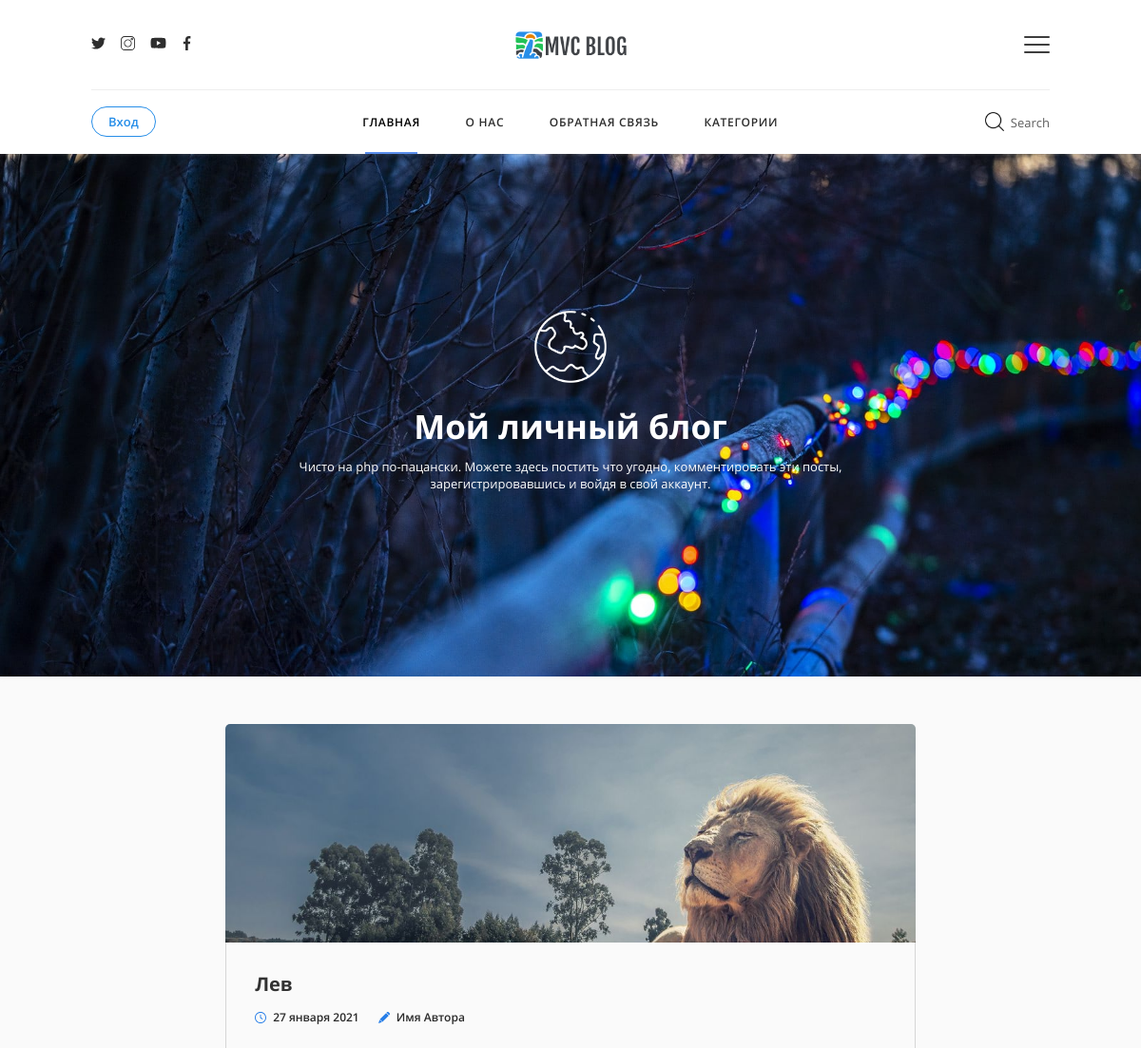
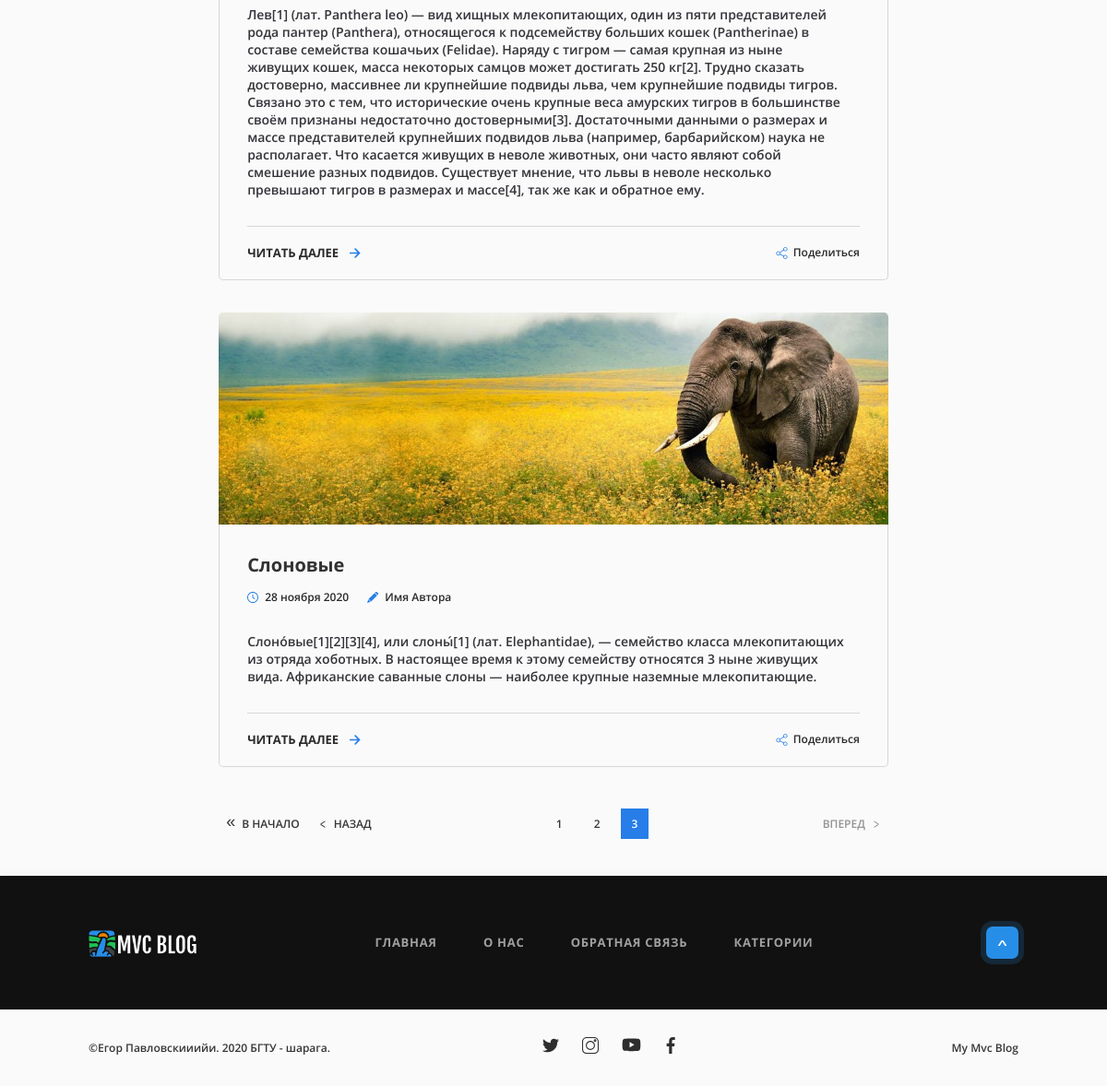
Page /main/index/3 on the committed database (2 pictures, top to bottom).
### tables this page shows
CREATE TABLE `posts` (
  `id` int(11) NOT NULL,
  `name` text DEFAULT NULL,
  `description` text DEFAULT NULL,
  `text` text DEFAULT NULL,
  `date_of_create` datetime DEFAULT NULL,
  `date_of_last_edit` datetime DEFAULT NULL,
  `likes` int(11) NOT NULL DEFAULT 0,
  `dislikes` int(11) NOT NULL DEFAULT 0,
  `views` int(11) NOT NULL DEFAULT 0
);

### application/controllers/MainController.php (called while the page is built, shortened)
<?php
class MainController extends Controller {
    public $account;
    public function __construct($route)
    {
        $this->account = new Account();
    }
    public function indexAction(){
        $limit = 3;
        $pagination = new Pagination($this->route, $this->model->getNewestPostsCount(), $limit);
        $paginationContent = $pagination->getContent();
        $posts = $this->model->getNewestPostsByLimit($limit, $pagination->currentPage);
        for ($i = 0; $i < count($posts); $i++){
            $posts[$i]['col_of_comments'] = $this->model->commentsCount($posts[$i]['id']);
        }
        $userData = $this->account->getAuthorizeData();
        $this->view->render('Главная страница', [
            'posts' => $posts,
            'pagination' => $paginationContent,
            'userData' => $userData
        ]);
    }
}

### index.php (called while the page is built, shortened)
<?php
spl_autoload_register(function($class){
    $src = str_replace('\\', '/', $class) . '.php';
});
$s = new Router();
$s->run();

### application/core/Controller.php (called while the page is built, shortened)
<?php
abstract class Controller {
	public $route;
	public $acl;
	public function __construct($route) {
        $this->route = $route;
        if($this->checkAcl()) {
            $this->model = $this->loadModel($route['controller']);
        } else{
            View::errorCode(403);
        }
	}
	public function loadModel($name){
	    $path = 'application\models\\'.ucfirst($name);
	    if(class_exists($path)){
	        return new $path();
        }
    }
    public function checkAcl(){
	    $filename = 'application/acl/'.$this->route['controller'].'.php';
	    if(file_exists($filename)){
            $this->acl = require $filename;
            if($this->isAcl('all')){
                return true;
            }
            return false;
        } else{
	        View::errorCode(404);
        }
    }
    public function isAcl($key){
        return in_array($this->route['action'], $this->acl[$key]);
    }
}

### application/config/db.php (called while the page is built)
<?php
return [
    'host' => 'localhost',
    'name' => 'mvc_db',
    'user' => 'root',
    'password' => 'root',
    'charset' => 'utf8'
];

### application/lib/Db.php (called while the page is built, shortened)
<?php
class Db
{
   protected $db;
   public function __construct()
   {
       $config =  require 'application/config/db.php';
       $this->db = new PDO("mysql:host={$config['host']};dbname={$config['name']};charset={$config['charset']}", $config['user'], $config['password']);
   }
    public function query($request, $params = [])
    {
        $query = $this->db->prepare($request);
        if (!empty($params)) {
            foreach ($params as $key => $param) {
                if (is_int($param)) {
                    $query->bindValue(':' . $key, $param, PDO::PARAM_INT);
                } else {
                    $query->bindValue(':' . $key, $param, PDO::PARAM_STR);
                }
            }
        }
        if(!$query->execute()){
            return false;
        }
        return $query;
    }
    public function row($request, $params = []){
        $query = $this->query($request, $params);
        $result = $query->fetchAll(PDO::FETCH_ASSOC);
        return $result;
    }
    public function column($request, $params = []){
        $query = $this->query($request, $params);
        return $query->fetchColumn();
    }
}

### application/core/Model.php (called while the page is built, shortened)
<?php
abstract class Model {
	public function __construct() {
        $this->db = new Db();
	}
}

### application/models/Main.php (called while the page is built, shortened)
<?php
class Main extends Model {
    public function getNewestPostsByLimit($limit, $currentPage){
        $params = [
            'limit' => $limit,
            'offset' => ($currentPage-1)*$limit
        ];
        return $this->db->row('SELECT * FROM posts WHERE TO_DAYS(NOW()) - TO_DAYS(date_of_create) <= 30 ORDER BY `date_of_create` DESC LIMIT :limit OFFSET :offset', $params);
    }
    public function getNewestPostsCount(){
        return $this->db->column('SELECT COUNT(id) FROM posts WHERE TO_DAYS(NOW()) - TO_DAYS(date_of_create) <= 30');
    }
    public function commentsCount($postId){
        $params = [
            'post_id' => $postId,
            'record_type' => 'comment'
        ];
        return $this->db->column('SELECT COUNT(author_id) FROM comments WHERE post_id = :post_id AND record_type = :record_type', $params);
    }
}

### application/views/main/index.php (the view, shortened to what this page needs)
    <div class="header_flex">
        <div class="header_title">
            <img src="/public/imgs/main_header_title_img.png">
            <h2>Мой личный блог</h2>
            <p>Чисто на php по-пацански. Можете здесь постить что угодно, комментировать эти посты, зарегистрировавшись и войдя в свой аккаунт.</p>
        </div>
    </div>
</header>
<div class="column pd_s">
    <div class="recordings_container">
        <section class="blog_recordings">
            <?php if (empty($posts)): ?>
                <p>Посты закончились, зай :3</p>
            <?php else: ?>
                <?php foreach ($posts as $post): ?>
                    <article class="blog_recording">
                        <div class="blog_img">
                            <img src="/public/uploaded_information/<?=$post["id"]?>.jpg">
                        </div>
                        <div class="main_post_content">
                            <div class="record_container">
                                <div class="blog_recording_block">
                                    <div class="name_block">
                                        <a href="<?='/post/'.$post['id']?>" class="blog_name">
                                            <?=htmlspecialchars($post['name'], ENT_QUOTES|ENT_HTML5, 'UTF-8', true);?>
                                        </a>
                                        <div class="info-block">
                                            <div class="blog_date">
                                                <img src="/public/imgs/clock.svg"/>
                                               <p>
                                                   <?php
                                                   $postDateStr = $post['date_of_create'];
                                                   if($post['date_of_last_edit']) {
                                                       $postDateStr = $post['date_of_last_edit'];
                                                   }
                                                   $postDate = strtotime($postDateStr);
                                                   $arr = [
                                                       'января',
                                                       'февраля',
                                                       'марта',
                                                       'апреля',
                                                       'мая',
                                                       'июня',
                                                       'июля',
                                                       'августа',
                                                       'сентября',
                                                       'октября',
                                                       'ноября',
                                                       'декабря'
                                                   ];
                                                   $month = $arr[date('n', $postDate)-1];
                                                   echo date('j ', $postDate) . $month . date(' Y', $postDate);
                                                   ?>
                                               </p>
                                            </div>
                                            <div class="author_name">
                                                <a href="/account/userprofile/(userid)">
                                                    <img src="/public/imgs/pen.svg"/>
                                                    <span>Имя Автора</span>
                                                </a>
                                            </div>
                                        </div>
                                        <div class="blog_description">
                                            <?=htmlspecialchars($post['description'], ENT_QUOTES|ENT_HTML5, 'UTF-8', true);?>
                                        </div>
                                    </div>
                                </div>
                            </div>
                            <div class="last_block">
                                <div class="continue_reading">
                                    <a href="<?='/post/'.$post['id']?>">
                                        <span>Читать далее</span>
                                        <img src="/public/imgs/right-arrow.svg"/>
                                    </a>
                                </div>
                                <div class="last_block_info">
                                    <div class="share">
                                        <img src="/public/imgs/share.svg"/>
                                        <p>Поделиться</p>
                                    </div>
                                </div>
                            </div>
                        </div>
                    </article>
                <?php endforeach; ?>
            <?php endif; ?>
            <div class="buttons_block">
                <?=$pagination?>
            </div>
        </section>
    </div>
</div>

### rows in the picture
posts: shows a picture, name "Лев", date_of_create "27", date_of_create "января", date_of_create "2021", description "Лев[1] (лат. Panthera leo) — вид хищных млекопитающих, один из пяти представителей рода пантер (Panthera), относящегося к подсемейству больших кошек (Pantherinae) в составе семейства кошачьих (Felidae). Наряду с тигром — самая крупная из ныне живущих кошек, масса некоторых самцов может достигать 250 кг[2]. Трудно сказать достоверно, массивнее ли крупнейшие подвиды льва, чем крупнейшие подвиды тигров. Связано это с тем, что исторические очень крупные веса амурских тигров в большинстве своём признаны недостаточно достоверными[3]. Достаточными данными о размерах и массе представителей крупнейших подвидов льва (например, барбарийском) наука не располагает. Что касается живущих в неволе…"
posts: shows a picture, name "Слоновые", date_of_last_edit "28", date_of_last_edit "ноября", date_of_last_edit "2020", description "Слоно́вые[1][2][3][4], или слоны́[1] (лат. Elephantidae), — семейство класса млекопитающих из отряда хоботных. В настоящее время к этому семейству относятся 3 ныне живущих вида. Африканские саванные слоны — наиболее крупные наземные млекопитающие."
